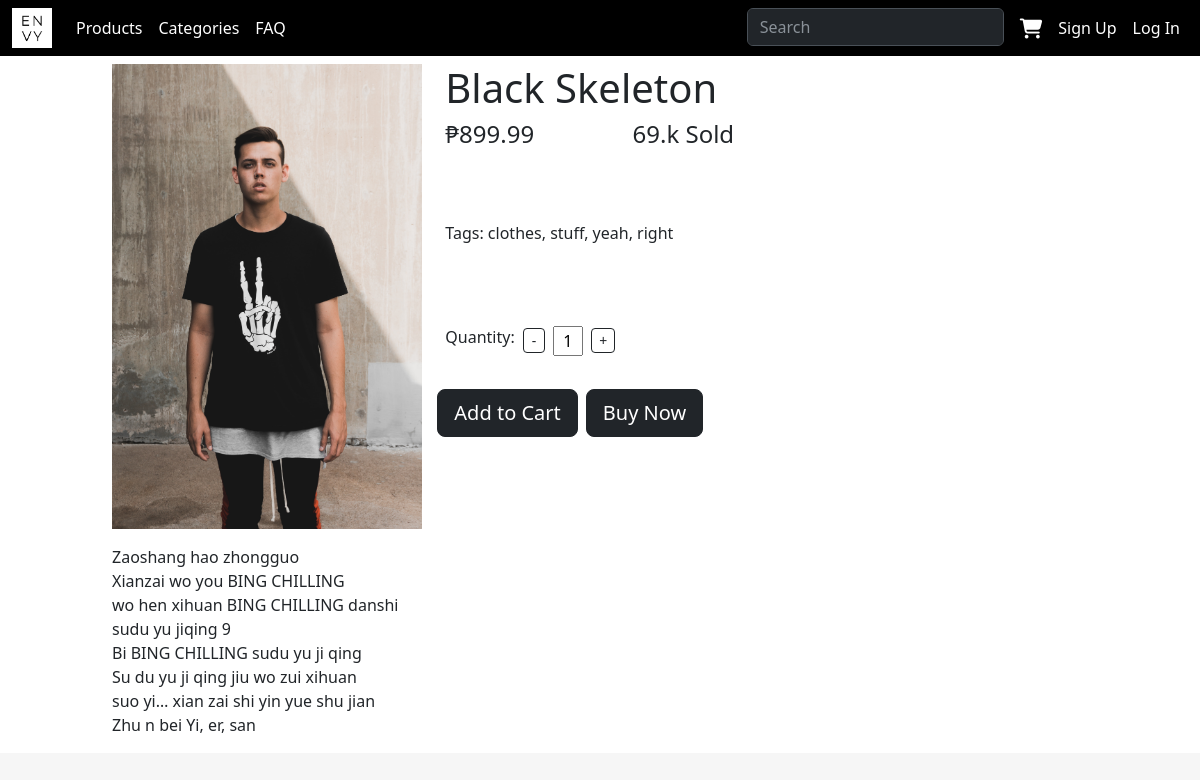
Before: /product/2 with the older database file.
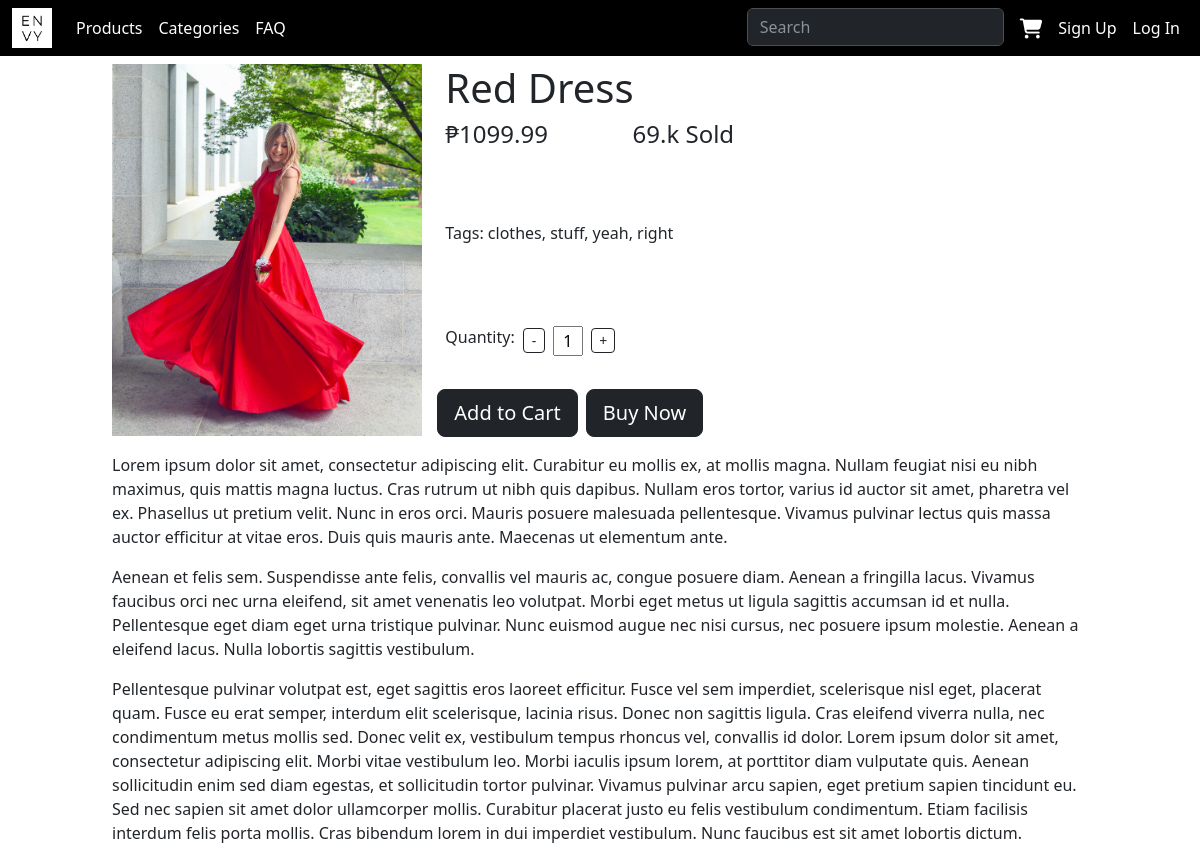
After: the same page with the newer database file.
### home/models.py (models this page shows, shortened)
class Product(models.Model):
    product_name = models.CharField(max_length=600)
    product_image = models.ImageField(upload_to='items/', default='static/items/red_dress.jpg')
    description = models.TextField()
    price = models.FloatField()

### home/views.py (the view)
# urls.py: path('product/<int:id>', views.product_page, name='product_page'),
def product_page(request, id):
    product = get_object_or_404(Product, id=id)
    return render(request, "home/product_page.html", {"product": product})

### home/templates/home/product_page.html (shortened to what this page needs)
{% extends "home/base.html" %} {%block script%} {%load static%}
{%endblock%} {% block content%}
<div
  class="bg-white mx-auto position-relative"
  style="width: 1200px; height: 5000"
>
  <div class="container" style="width: 1000px">
    <div class="row">
      <div class="col-4 md-4 mt-2">
        <image src="{{product.product_image.url}}" style="width: 310px"></image>
      </div>
      <div class="col-6 md-4 mt-2">
        <h1 class="">{{product.product_name}}</h1>
        <div class="d-flex justify-content-around position-relative">
          <h4 class="position-absolute start-0">₱{{product.price}}</h4>
          <h4>69.k Sold</h4>
        </div>
        <div class="row row-cols-lg-auto g-3 align-items-center mt-5">
          <p class="col-12">Tags: clothes, stuff, yeah, right</p>
        </div>
        <div class="row row-cols-lg-auto g-3 align-items-center mt-5">
          <p class="col-12">Quantity:</p>
          <button
            type="button"
            class="col-12 btn btn-outline-dark btn-sm mb-2"
            style="padding-top: 1px; padding-bottom: 1px"
            onclick="decrementButton()"
          >
            -
          </button>
          <input
            type="text"
            name="quantity_input"
            class="mb-2 mx-2"
            id="quantity"
            value="1"
            style="width: 30px"
          />
          <button
            type="button"
            class="col-12 btn btn-outline-dark btn-sm mb-2"
            style="padding: 1px 7px"
            onclick="incrementButton()"
          >
            +
          </button>
        </div>
        <div class="row row-cols-lg-auto g-3 align-items-center mt-2">
          <button id='add_to_cart' type="button" class="btn btn-dark btn-lg me-2">
            Add to Cart
          </button>
          <button type="button" class="btn btn-dark btn-lg">Buy Now</button>
        </div>
      </div>
      <div class="col-12 md-4">
        <p>{{product.description | linebreaks}}</p>
      </div>
    </div>
  </div>
</div>
{% endblock %}

Changed rows visible on the page:
changed Product: product_image: a different picture; product_name "Black Skeleton" → "Red Dress"; price "899.99" → "1099.99"; description "Zaoshang hao zhongguo Xianzai wo you BING CHILLING wo hen xihuan BING CHILLING danshi sudu yu jiqing 9 Bi BING CHILLING sudu yu ji qing Su du yu ji qing jiu wo zui xihuan suo yi… xian zai shi yin yue shu jian Zhu n bei Yi, er, san" → "Lorem ipsum dolor sit amet, consectetur adipiscing elit. Curabitur eu mollis ex, at mollis magna. Nullam feugiat nisi eu nibh maximus, quis mattis magna luctus. Cras rutrum ut nibh quis dapibus. Nullam eros tortor, varius id auctor sit amet, pharetra vel ex. Phasellus ut pretium velit. Nunc in eros orci. Mauris posuere malesuada pellentesque. Vivamus pulvinar lectus quis massa auctor efficitur at vitae eros. Duis quis mauris ante. Maecenas ut elementum ante. Aenean et felis sem. Suspendisse ante felis, convallis vel mauris ac, congue posuere diam. Aenean a fringilla lacus. Vivamus faucibus orci nec urna eleifend, sit amet venenatis leo volutpat. Morbi eget metus ut ligula sagittis accumsan…"
